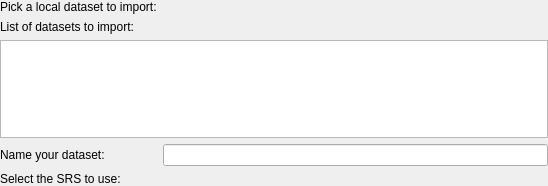
<?xml version="1.0" encoding="UTF-8"?>
<ui version="4.0">
 <class>UploadCreationWidget</class>
 <widget class="QWidget" name="UploadCreationWidget">
  <property name="geometry">
   <rect>
    <x>0</x>
    <y>0</y>
    <width>548</width>
    <height>186</height>
   </rect>
  </property>
  <property name="windowTitle">
   <string>Dashboard</string>
  </property>
  <layout class="QGridLayout" name="gridLayout">
   <property name="leftMargin">
    <number>0</number>
   </property>
   <property name="topMargin">
    <number>0</number>
   </property>
   <property name="rightMargin">
    <number>0</number>
   </property>
   <property name="bottomMargin">
    <number>0</number>
   </property>
   <item row="4" column="1">
    <widget class="QLineEdit" name="lne_data">
     <property name="enabled">
      <bool>true</bool>
     </property>
     <property name="inputMethodHints">
      <set>Qt::ImhLatinOnly|Qt::ImhUrlCharactersOnly</set>
     </property>
     <property name="dragEnabled">
      <bool>true</bool>
     </property>
    </widget>
   </item>
   <item row="4" column="0">
    <widget class="QLabel" name="lbl_data">
     <property name="text">
      <string>Name your dataset:</string>
     </property>
    </widget>
   </item>
   <item row="5" column="0">
    <widget class="QLabel" name="lne_projection">
     <property name="text">
      <string>Select the SRS to use:</string>
     </property>
    </widget>
   </item>
   <item row="0" column="0">
    <widget class="QLabel" name="lbl_files_put">
     <property name="text">
      <string>Pick a local dataset to import:</string>
     </property>
    </widget>
   </item>
   <item row="0" column="1">
    <widget class="QgsFileWidget" name="flw_files_put">
     <property name="enabled">
      <bool>true</bool>
     </property>
     <property name="inputMethodHints">
      <set>Qt::ImhLatinOnly</set>
     </property>
    </widget>
   </item>
   <item row="5" column="1">
    <widget class="QgsProjectionSelectionWidget" name="psw_projection"/>
   </item>
   <item row="2" column="0" rowspan="2" colspan="2">
    <widget class="QTreeView" name="trv_upload_files"/>
   </item>
   <item row="1" column="0" colspan="2">
    <widget class="QLabel" name="lbl_files_summary">
     <property name="text">
      <string>List of datasets to import:</string>
     </property>
    </widget>
   </item>
  </layout>
 </widget>
 <customwidgets>
  <customwidget>
   <class>QgsFileWidget</class>
   <extends>QWidget</extends>
   <header>qgsfilewidget.h</header>
  </customwidget>
  <customwidget>
   <class>QgsProjectionSelectionWidget</class>
   <extends>QWidget</extends>
   <header>qgsprojectionselectionwidget.h</header>
  </customwidget>
 </customwidgets>
 <resources/>
 <connections/>
</ui>
